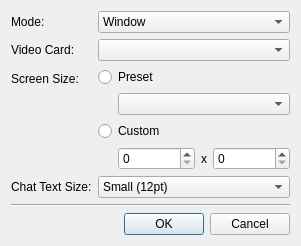
<?xml version="1.0" encoding="UTF-8"?>
<ui version="4.0">
 <class>Options</class>
 <widget class="QWidget" name="Options">
  <property name="geometry">
   <rect>
    <x>0</x>
    <y>0</y>
    <width>255</width>
    <height>199</height>
   </rect>
  </property>
  <property name="windowTitle">
   <string>Shin Megami Tensei IMAGINE - Game Option Configuration</string>
  </property>
  <layout class="QVBoxLayout" name="verticalLayout_2">
   <item>
    <layout class="QFormLayout" name="formLayout">
     <item row="0" column="0">
      <widget class="QLabel" name="modeLabel">
       <property name="text">
        <string>Mode:</string>
       </property>
      </widget>
     </item>
     <item row="0" column="1">
      <widget class="QComboBox" name="modeCombo">
       <item>
        <property name="text">
         <string>Window</string>
        </property>
       </item>
       <item>
        <property name="text">
         <string>Full Screen</string>
        </property>
       </item>
      </widget>
     </item>
     <item row="1" column="0">
      <widget class="QLabel" name="videoCardLabel">
       <property name="text">
        <string>Video Card:</string>
       </property>
      </widget>
     </item>
     <item row="1" column="1">
      <widget class="QComboBox" name="videoCardCombo"/>
     </item>
     <item row="2" column="0">
      <widget class="QLabel" name="screenSizeLabel">
       <property name="text">
        <string>Screen Size:</string>
       </property>
      </widget>
     </item>
     <item row="3" column="0">
      <widget class="QLabel" name="chatTextSizeLabel">
       <property name="text">
        <string>Chat Text Size:</string>
       </property>
      </widget>
     </item>
     <item row="2" column="1">
      <layout class="QVBoxLayout" name="verticalLayout">
       <item>
        <widget class="QRadioButton" name="screenPreset">
         <property name="text">
          <string>Preset</string>
         </property>
        </widget>
       </item>
       <item>
        <layout class="QHBoxLayout" name="horizontalLayout">
         <item>
          <spacer name="horizontalSpacer">
           <property name="orientation">
            <enum>Qt::Horizontal</enum>
           </property>
           <property name="sizeType">
            <enum>QSizePolicy::Fixed</enum>
           </property>
           <property name="sizeHint" stdset="0">
            <size>
             <width>20</width>
             <height>10</height>
            </size>
           </property>
          </spacer>
         </item>
         <item>
          <widget class="QComboBox" name="screenSizeCombo"/>
         </item>
        </layout>
       </item>
       <item>
        <widget class="QRadioButton" name="screenCustom">
         <property name="text">
          <string>Custom</string>
         </property>
        </widget>
       </item>
       <item>
        <layout class="QHBoxLayout" name="horizontalLayout_2">
         <item>
          <spacer name="horizontalSpacer_2">
           <property name="orientation">
            <enum>Qt::Horizontal</enum>
           </property>
           <property name="sizeType">
            <enum>QSizePolicy::Fixed</enum>
           </property>
           <property name="sizeHint" stdset="0">
            <size>
             <width>20</width>
             <height>10</height>
            </size>
           </property>
          </spacer>
         </item>
         <item>
          <widget class="QSpinBox" name="screenX">
           <property name="sizePolicy">
            <sizepolicy hsizetype="Expanding" vsizetype="Fixed">
             <horstretch>0</horstretch>
             <verstretch>0</verstretch>
            </sizepolicy>
           </property>
           <property name="maximum">
            <number>4096</number>
           </property>
          </widget>
         </item>
         <item>
          <widget class="QLabel" name="screenByLabel">
           <property name="text">
            <string>x</string>
           </property>
          </widget>
         </item>
         <item>
          <widget class="QSpinBox" name="screenY">
           <property name="sizePolicy">
            <sizepolicy hsizetype="Expanding" vsizetype="Fixed">
             <horstretch>0</horstretch>
             <verstretch>0</verstretch>
            </sizepolicy>
           </property>
           <property name="maximum">
            <number>4096</number>
           </property>
          </widget>
         </item>
        </layout>
       </item>
      </layout>
     </item>
     <item row="3" column="1">
      <widget class="QComboBox" name="chatTextCombo">
       <item>
        <property name="text">
         <string>Small (12pt)</string>
        </property>
       </item>
       <item>
        <property name="text">
         <string>Medium (14pt)</string>
        </property>
       </item>
       <item>
        <property name="text">
         <string>Large (16pt)</string>
        </property>
       </item>
       <item>
        <property name="text">
         <string>Small (12pt no antialiasing)</string>
        </property>
       </item>
       <item>
        <property name="text">
         <string>Medium (14pt no antialiasing)</string>
        </property>
       </item>
       <item>
        <property name="text">
         <string>Large (16pt no antialiasing)</string>
        </property>
       </item>
      </widget>
     </item>
    </layout>
   </item>
   <item>
    <spacer name="verticalSpacer">
     <property name="orientation">
      <enum>Qt::Vertical</enum>
     </property>
     <property name="sizeHint" stdset="0">
      <size>
       <width>20</width>
       <height>3</height>
      </size>
     </property>
    </spacer>
   </item>
   <item>
    <widget class="Line" name="line">
     <property name="orientation">
      <enum>Qt::Horizontal</enum>
     </property>
    </widget>
   </item>
   <item>
    <widget class="QDialogButtonBox" name="buttonBox">
     <property name="standardButtons">
      <set>QDialogButtonBox::Cancel|QDialogButtonBox::Ok</set>
     </property>
    </widget>
   </item>
  </layout>
 </widget>
 <resources/>
 <connections>
  <connection>
   <sender>buttonBox</sender>
   <signal>rejected()</signal>
   <receiver>Options</receiver>
   <slot>close()</slot>
   <hints>
    <hint type="sourcelabel">
     <x>117</x>
     <y>184</y>
    </hint>
    <hint type="destinationlabel">
     <x>117</x>
     <y>99</y>
    </hint>
   </hints>
  </connection>
 </connections>
</ui>
